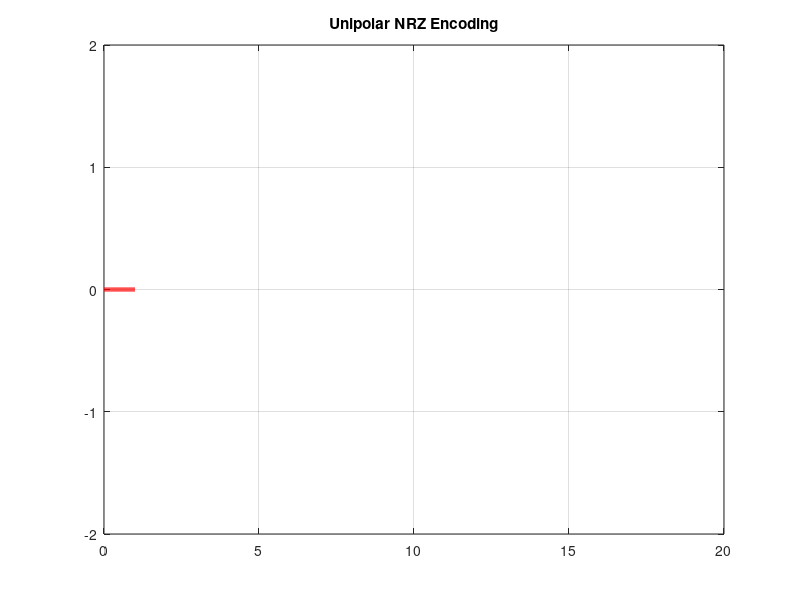

Here is the MATLAB script that generated this plot:
%%Encoding
clc;
clear;
bits=input("Given an array: ");
n=100;
bitrate=1;
T=length(bits) / bitrate;
N=length(bits)*n;
dt=T/N;
t=0:dt:T;
x=zeros(1,length(t));

for i=1:length(bits)
    if bits(i)== 1
        x((i-1)*n+1:i*n)=1;
    end
end
plot(t,x,"LineWidth",3,"Color",'r');
xlim([0,20]);
ylim([-2,2]);
grid on;
title("Unipolar NRZ Encoding");

%%Decoding
counter=0;
for i=1:length(t)
    if t(i)>counter
        counter=counter + 1;
        result(counter)=x(i);
    end
end
disp("Unipolar NRZ Decoding:");
disp(result);